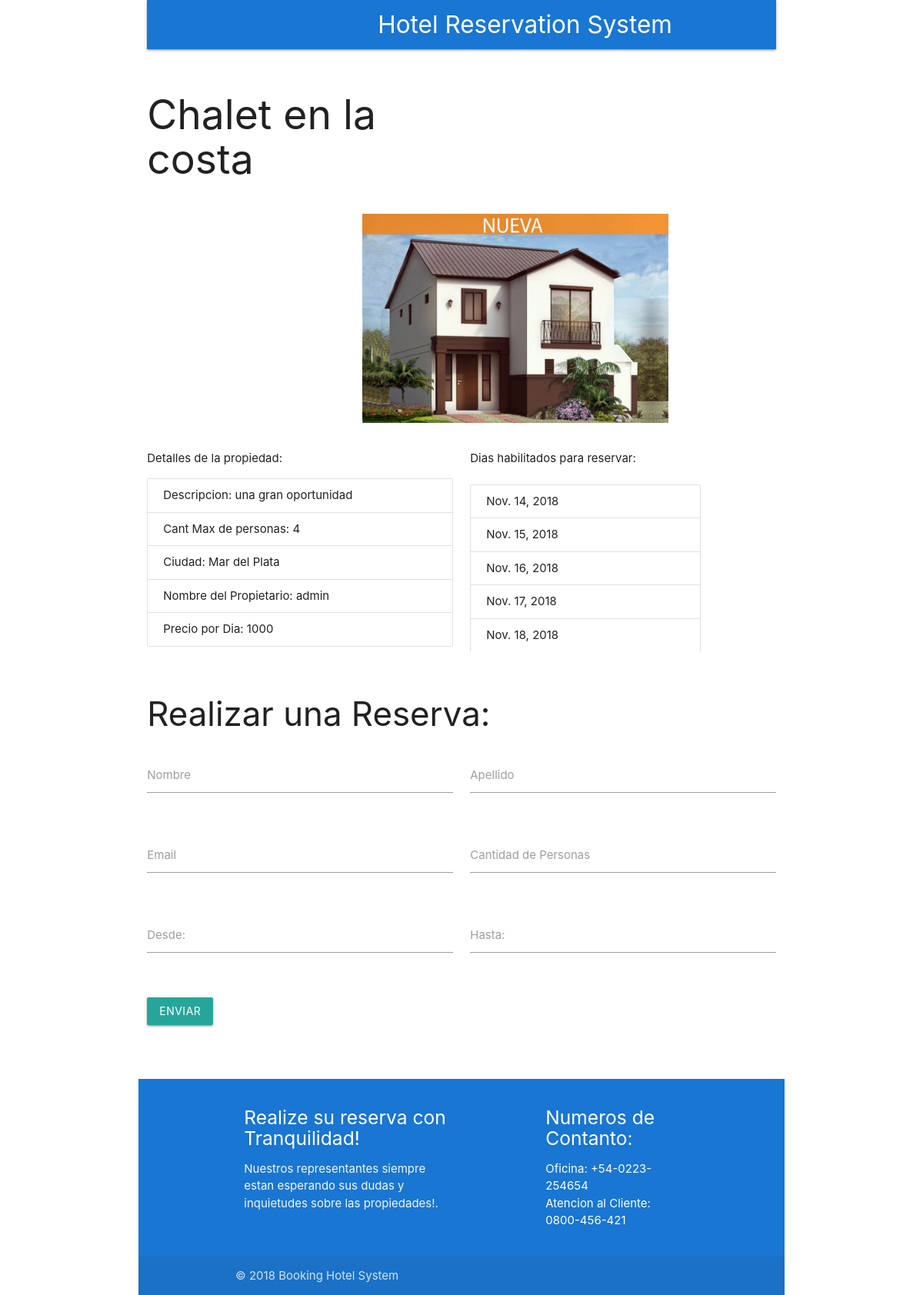
Screenshot of /prop/2 with the database file from the repository.
### rents/models.py (models this page shows, shortened)
class Prop(models.Model):
    name = models.CharField(blank=False, null=False, max_length=50, default="Property Name")
    description = models.CharField(max_length=500, default="No description available")
    dailyPrice = models.IntegerField()
    image = models.ImageField(upload_to='image', max_length=100)
    maxGuests = models.IntegerField()
    city = models.ForeignKey(City, null=True, blank=True, on_delete=models.CASCADE)
    owner = models.ForeignKey(User, null=True, blank=True, on_delete=models.DO_NOTHING)
    class Meta:
        verbose_name_plural = "Properties"

class City(models.Model):
    name = models.CharField(max_length=200, unique=True)
    class Meta:
        verbose_name_plural = "Cities"
    def __str__(self):
        return self.name

class ReservationDate(models.Model):
    date = models.DateField(blank=False, null=False)
    prop = models.ForeignKey(Prop, on_delete=models.PROTECT, blank=False, null=False)
    reservation = models.ForeignKey(Reservation, on_delete=models.PROTECT, blank=True, null=True)
    class Meta:
        verbose_name_plural = "reservationDates"

### rents/views.py (the view)
# urls.py: url(r'^prop/(?P<propid>\d+)$', detail, name="prop"),
def detail(request, propid):
    try:
        propInfo = Prop.objects.get(id=propid)
        propDays = ReservationDate.objects.filter(prop=propInfo, reservation=None)
    except Prop.DoesNotExist:
        raise Http404("No existe la propiedad")
    return render(request, 'rents/propInfo.html', {'propInfo': propInfo,'propDays': propDays})

### rents/templates/rents/propInfo.html (shortened to what this page needs)
{% extends 'rents/base.html' %}
{% load static %}
{% block content %}
{% if propInfo %}
<div class="row">
    <div class="col s6">
        <h2>{{propInfo.name}}</h2>
    </div>
</div>
<div class="row">
    <div class="col s6 offset-s4">
        <img class="responsive-img" src="{{propInfo.image.url}}">
    </div>
</div>
<div class="row">
    <div class="col s6">
        <p>Detalles de la propiedad:</p>
        <ul class="collection">
            <li class="collection-item">Descripcion: {{propInfo.description}} </li>
            <li class="collection-item">Cant Max de personas: {{propInfo.maxGuests}}</li>
            <li class="collection-item">Ciudad: {{propInfo.city}}</li>
            <li class="collection-item">Nombre del Propietario: {{propInfo.owner}} </li>
            <li class="collection-item">Precio por Dia: {{propInfo.dailyPrice}}</li>
          </ul>
    </div>
    <div class="col s6">
        <p>Dias habilitados para reservar:</p>
        <div class="days">
            <ul class="collection">
                {% for propDay in propDays %}
                    <li class="collection-item">{{propDay.date}}</li>
                {% endfor %}
            </ul>
        </div>
    </div>
</div>
<div class="row">
    <form class="col s12" action="/rents/reserveProp/" method="POST">
        <h3>Realizar una Reserva: </h3>
        <div class="row">
            <div class="input-field col s6">
                <input id="firstName" name="firstName" type="text" class="validate" required>
                <label for="firstName">Nombre</label>
            </div>
            <div class="input-field col s6">
                <input id="lastName" name="lastName" type="text" class="validate" required>
                <label for="lastName">Apellido</label>
            </div>
        </div>
        <div class="row">
            <div class="input-field col s6">
                <input id="email" name="email" type="email" class="validate" required>
                <label for="email">Email</label>
            </div>
            <div class="input-field col s6">
                    <input id="guestCount" name="guestCount" type="number" min="1" max="10" class="validate" value="{{ request.session.guestCount}}" required>
                    <label for="guestCount">Cantidad de Personas</label>
            </div>
        </div>
        <div class="row">
                <div class="input-field col s6">
                    <input id="dateFrom" name="dateFrom" type="text" class="datepicker" value="{{ request.session.dateFrom }}" required>
                    <label for="dateFrom">Desde:</label>
                </div>
                <div class="input-field col s6">
                    <input id="dateTo" name="dateTo" type="text" class="datepicker" value="{{ request.session.dateTo }}" required>
                    <label for="dateTo">Hasta:</label>
                </div>
            </div>
        <div class="row">
            <div class="input-field col s6">
                <button class="btn waves-effect waves-light" type="submit" name="action">Enviar
                </button>
            </div>
        </div>
    </form>
</div>
{% endif %}
{% endblock %}

### rents/templates/rents/base.html (shortened to what this page needs)
{% load static %}
<html lang="es">
<head>
    <link rel="stylesheet" href="https://cdnjs.cloudflare.com/ajax/libs/materialize/1.0.0/css/materialize.min.css">
    <link rel="stylesheet" type="text/css" href="{% static 'css/style.css' %}">
    <link rel="stylesheet" href="https://cdnjs.cloudflare.com/ajax/libs/materialize/1.0.0-beta/css/materialize.min.css">
</head>
<body id="body">
    {% block header %}
    <div class="container">
        <div class="row">
            <div class="col s12">
                <nav class="navColor">
                    <div class="nav-wrapper">
                        <a href="/" class="brand-logo marginNav">Hotel Reservation System</a>
                    </div>
                </nav>
            </div>
        </div>
    {% endblock %}
    {% block content %}{% endblock %}
    {% block footer %}
    <footer class="page-footer">
        <div class="container">
          <div class="row">
            <div class="col l6 s12">
              <h5 class="white-text">Realize su reserva con Tranquilidad!</h5>
              <p class="grey-text text-lighten-4">Nuestros representantes siempre estan esperando sus dudas y inquietudes sobre las propiedades!.</p>
            </div>
            <div class="col l4 offset-l2 s12">
              <h5 class="white-text">Numeros de Contanto:</h5>
              <ul>
                <li>Oficina: +54-0223-254654</li>
                <li>Atencion al Cliente: 0800-456-421</li>
              </ul>
            </div>
          </div>
        </div>
        <div class="footer-copyright">
          <div class="container">
          © 2018 Booking Hotel System
          </div>
        </div>
      </footer>
    </div>
{% endblock %}

### rents/static/css/style.css (style rules this page uses)
a.brand-logo.marginNav { margin-left: 20rem; }
.navColor { background-color: #1976d2; }
.page-footer { background-color: #1976d2 !important; }
.days { overflow: scroll; width: 20rem; height: 15rem; }

### rows the page displays
Prop: name "Chalet en la costa", image (picture), description "una gran oportunidad", maxGuests "4", city "Mar del Plata", owner "admin", dailyPrice "1000"
ReservationDate: date "Nov. 14, 2018"
ReservationDate: date "Nov. 15, 2018"
ReservationDate: date "Nov. 16, 2018"
ReservationDate: date "Nov. 17, 2018"
ReservationDate: date "Nov. 18, 2018"
